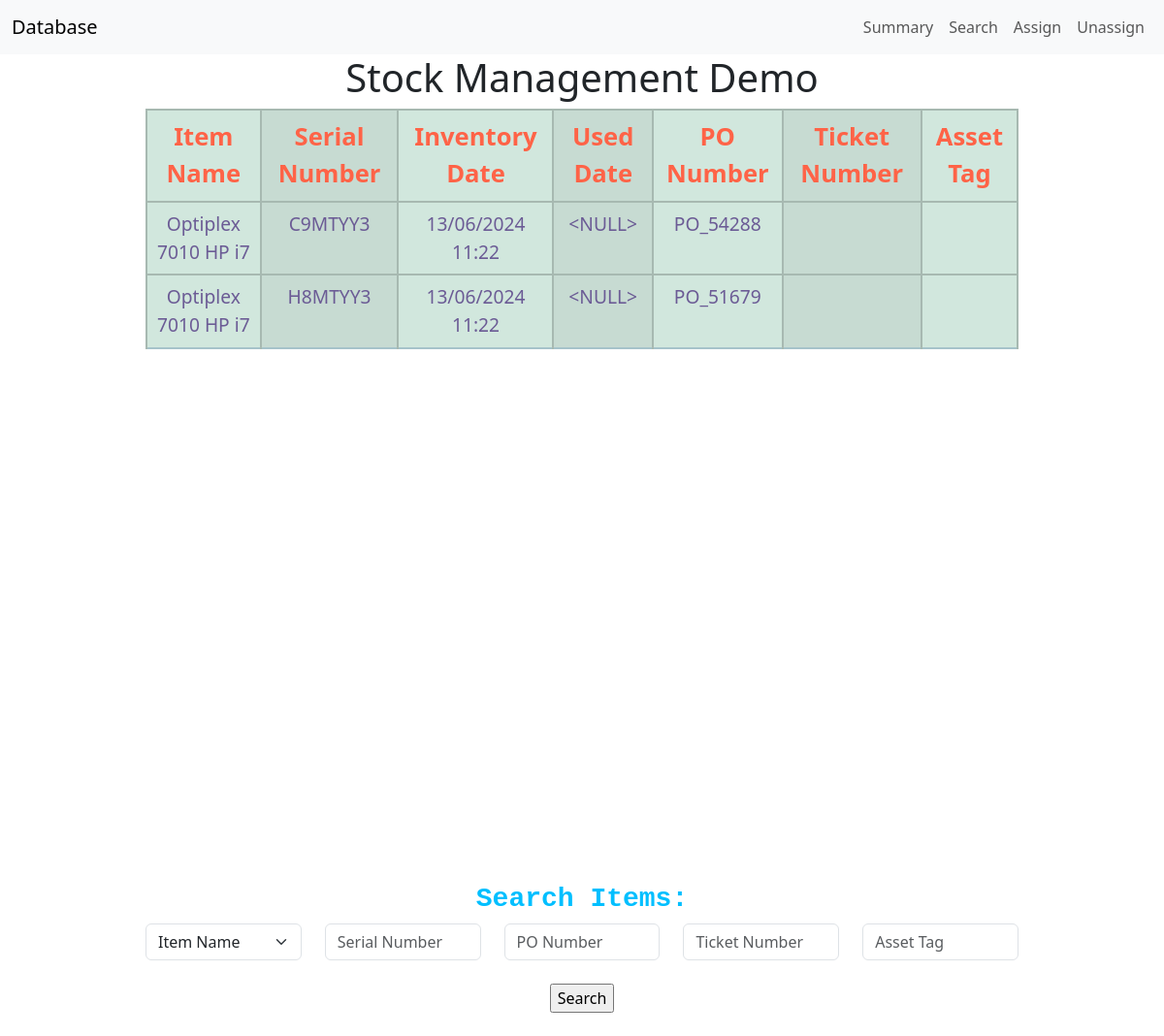
Screenshot of /search with the database file from the repository.
### tables this page shows
CREATE TABLE Inventory (
    Item_Name VARCHAR(255) NOT NULL ,
    Serial_Num VARCHAR(255) PRIMARY KEY NOT NULL UNIQUE,
    Inventory_Date datetime NOT NULL,
    Used_Date datetime DEFAULT '',
    PO_Num VARCHAR(255),
    Ticket_Num VARCHAR(255) DEFAULT '',
    Asset_Tag VARCHAR(255) DEFAULT '' 
);

### app.py (the view)
@app.route('/search', methods=['POST', 'GET'])
def search():
    if request.method == "POST":
        name = request.form['item_name']
        serial = request.form['serial_num']
        po = request.form['po_num']
        ticket = request.form['ticket_num']
        tag = request.form['asset_tag']
        data = execute_search(name, serial, po, ticket, tag)
        return render_template('index.html', data = data, name = list_all_items())
    else:
        return render_template('index.html', data = fetch_all_data(), name = list_all_items())

### helper.py (called while the page is built)
def get_db_connection():
    conn = sqlite3.connect('database.db')
    return conn

def remove_header(data):
    if len(data) < 1:
        return data
    elif "Item_Name" in data[0][0]:
        return data[1:]
    else:
        return data

def fetch_all_data():
    conn = get_db_connection()
    data = conn.execute('SELECT * FROM Inventory').fetchall()
    conn.close()
    return remove_header(data)

def list_all_items():
    conn = get_db_connection()
    data = conn.execute('SELECT DISTINCT Item_Name FROM Inventory;').fetchall()
    conn.close()
    data = [x[0] for x in data if not "Item_Name" in x[0]]
    return remove_header(data)

### templates/index.html (shortened to what this page needs)
{% extends 'base.html'%}
{% block body%}
<center>
    <div style="width:75%;height:750px;overflow:auto;">
        <table class="table table-info table-striped-columns table-hover">
            <thead>
                <tr class="table-success">
                    <th class="table-success"><label style="color:tomato;font-size:160%;">Item Name</label></th>
                    <th class="table-success"><label style="color:tomato;font-size:160%;">Serial Number</label ></th>
                    <th class="table-success"><label style="color:tomato;font-size:160%;">Inventory Date</label ></th>
                    <th class="table-success"><label style="color:tomato;font-size:160%;">Used Date</label ></th>
                    <th class="table-success"><label style="color:tomato;font-size:160%;">PO Number</label ></th>
                    <th class="table-success"><label style="color:tomato;font-size:160%;">Ticket Number</label ></th>
                    <th class="table-success"><label style="color:tomato;font-size:160%;">Asset Tag</label ></th>
                </tr>
            </thead>
            <tbody>
                {%for row in data:%}
                    <tr class="table-success">
                        <td class="table-success"><label style="color:#6b5b95;font-size:120%;">{{row[0]}}</label></td>
                        <td class="table-success"><label style="color:#6b5b95;font-size:120%;">{{row[1]}}</label></td>
                        <td class="table-success"><label style="color:#6b5b95;font-size:120%;">{{row[2]}}</label></td>
                        <td class="table-success"><label style="color:#6b5b95;font-size:120%;">{{row[3]}}</label></td>
                        <td class="table-success"><label style="color:#6b5b95;font-size:120%;">{{row[4]}}</label></td>
                        <td class="table-success"><label style="color:#6b5b95;font-size:120%;">{{row[5]}}</label></td>
                        <td class="table-success"><label style="color:#6b5b95;font-size:120%;">{{row[6]}}</label></td>
                    </tr>
                {% endfor %}
            </tbody>
        </table>
    </div>
</center>
<br>
<br>
<center>
    <div style="margin: 5 auto; width:75%;">
        <h3 style="color:deepskyblue;font-size:16;font-family:'Courier New';"><strong>Search Items:</strong></h3>
        <form action="{{ url_for('search') }}" method="post">
            <div class="row">
                <div class="col">
                    <select class="form-select" name="item_name" >
                        <option selected>Item Name</option>
                    </select>
                </div>
                <div class="col">
                <input type="text" class="form-control" placeholder="Serial Number" name="serial_num">
                </div>
                <div class="col">
                <input type="text" class="form-control" placeholder="PO Number" name="po_num">
                </div>
                <div class="col">
                <input type="text" class="form-control" placeholder="Ticket Number" name="ticket_num">
                </div>
                <div class="col">
                <input type="text" class="form-control" placeholder="Asset Tag" name="asset_tag">
                </div>
            </div>
            <br>
            <div class="row">
                <div class="col">
                    <input type="submit" value="Search">
                </div>
            </div>
        </form>
    </div>
</center>
<br>
{% endblock%}

### templates/base.html (shortened to what this page needs)
<!DOCTYPE html>
<html>
<head>
    <link href="https://cdn.jsdelivr.net/npm/bootstrap@5.3.3/dist/css/bootstrap.min.css" rel="stylesheet">
    <nav class="navbar navbar-expand-lg bg-body-tertiary">
        <div class="container-fluid">
          <a class="navbar-brand" href="#">Database</a>
            <ul class="navbar-nav">
              <li class="nav-item">
                <a class="nav-link" href="/">Summary</a>
              </li>
              <li class="nav-item">
                <a class="nav-link" href="/search">Search</a>
              </li>
              <li class="nav-item">
                <a class="nav-link" href="/assign">Assign</a>
              </li>
              <li class="nav-item">
                <a class="nav-link" href="/unassign">Unassign</a>
              </li>
            </ul>
          </div>
    </nav>
    <center>
        <h1>Stock Management Demo</h1>
    </center>
</head>
<body>
    {% block body%}{% endblock%}
</body>
</html>

### templates/base.html (style rules this page uses)
table, th, td { text-align: center; padding: 12px; border:2px solid black; border-collapse: collapse; margin-left: auto; margin-right: auto; }

### rows the page displays
Inventory: Item_Name "Optiplex 7010 HP i7", Serial_Num "C9MTYY3", Inventory_Date "13/06/2024 11:22", Used_Date "<NULL>", PO_Num "PO_54288"
Inventory: Item_Name "Optiplex 7010 HP i7", Serial_Num "H8MTYY3", Inventory_Date "13/06/2024 11:22", Used_Date "<NULL>", PO_Num "PO_51679"
